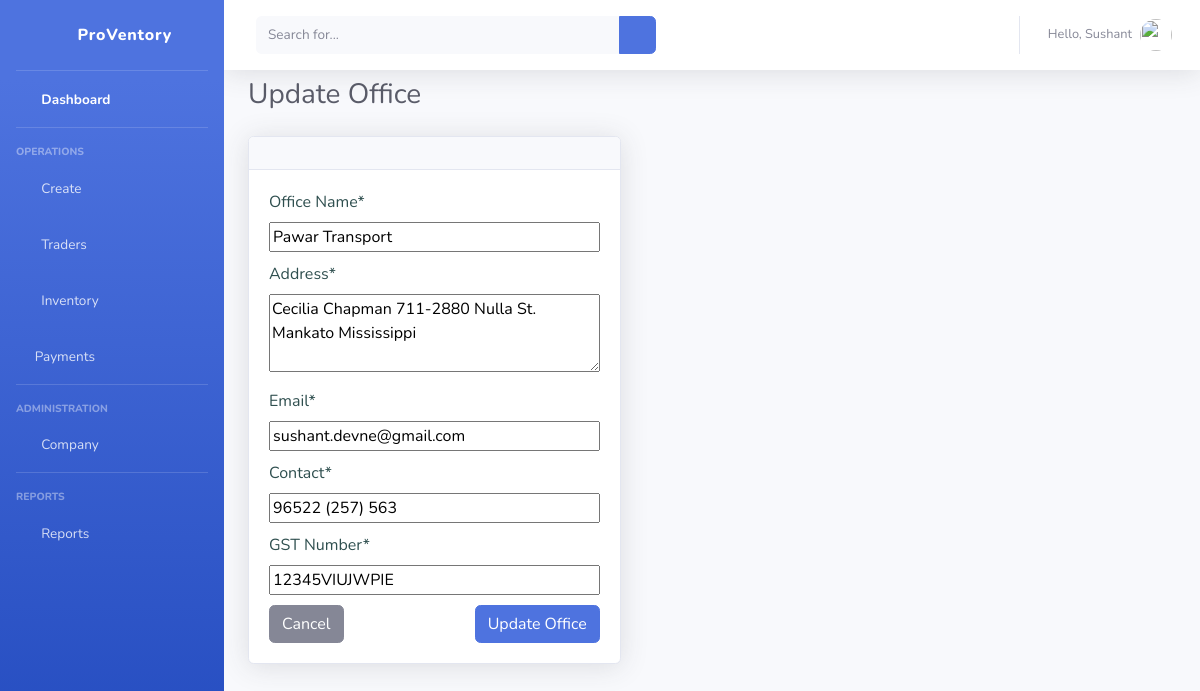
/office/update/1 (signed in), run on the app's committed database.
### dashboard/models.py (models this page shows, shortened)
class Office(models.Model):
    name = models.CharField(max_length=100, null=True)
    address = models.CharField(max_length=200, null=True)
    contact = models.CharField(max_length=50, null=True)
    email = models.EmailField(null=True)
    gstin = models.CharField(max_length=20, null=True)

### dashboard/views.py (the view)
# urls.py: path('office/update/<int:pk>', views.updateOffice, name='update-office'),
@login_required(login_url='login')
def updateOffice(request, pk):
    pageTitle = "Offices | ProVentory - IMS"
    pageHeading = "Update Office"
    createButtonText = ""
    office = Office.objects.get(id=pk)
    if request.method == "POST":
        form = OfficeForm(request.POST, instance=office)
        if form.is_valid():
            form.save()
            messages.success(request, "Office details updated successfully")
            return redirect('offices')
        else:
            if form.errors:
                for err in form.errors:
                    messages.error(request, cleanhtml(str(form.errors[err])))
    else:
        form = OfficeForm(instance=office)
    context = {
        "title": pageTitle,
        "heading": pageHeading,
        "createButtonText": createButtonText,
        "form": form,
    }
    return render(request, "dashboard/update-office.html", context)

### templates/dashboard/update-office.html (shortened to what this page needs)
{% extends 'partials/base.html' %}
{% load crispy_forms_tags %}
{% block pageheading %} {{ heading }} {% endblock %}
{%block content %}
{% if user.is_authenticated and user.is_staff %}
<div class="row">
    <div class="col-md-5">
        <div class="card shadow mb-4">
            <div class="card-header py-3">
            </div>
            <div class="card-body">
                <form method="POST">
                    {{ form|crispy }}
                    <span>
                        <a href="{% url 'offices' %}" class="btn btn-secondary"><span class="text">Cancel</span></a>
                        <input class="btn btn-primary float-right" type="submit" value="Update Office">
                    </span>
                </form>
            </div>
        </div>
    </div>
</div>
{% endif %}
{% endblock %}

### templates/partials/base.html (shortened to what this page needs)
<!DOCTYPE html>
<html lang="en">
{% load static %}
{% load crispy_forms_tags %}
<head>
    <link href="{% static 'dashboard/vendor/fontawesome-free/css/all.min.css' %}" rel="stylesheet" type="text/css">
    <link href="{% static 'dashboard/css/sb-admin-2.min.css' %}" rel="stylesheet">
    <link href="{% static 'dashboard/css/customstyle.css' %}" rel="stylesheet">
    <link rel="stylesheet" type="text/css" href="https://cdn.datatables.net/1.10.25/css/jquery.dataTables.css">
    <link href="https://cdnjs.cloudflare.com/ajax/libs/toastr.js/2.0.1/css/toastr.css" rel="stylesheet"/>
</head>
<body id="page-top">
<div id="wrapper">
    <ul class="navbar-nav bg-gradient-primary sidebar sidebar-dark accordion" id="accordionSidebar">
        <a class="sidebar-brand d-flex align-items-center justify-content-center" href="{% url 'index' %}">
            <div class="sidebar-brand-icon rotate-n-15">
                <i class="fas fa-boxes"></i>
            </div>
            <div class="sidebar-brand-text mx-3">ProVentory</div>
        </a>
        <hr class="sidebar-divider my-0">
        <li class="nav-item active">
            <a class="nav-link" href="{% url 'index' %}">
                <i class="fas fa-fw fa-tachometer-alt"></i>
                <span>Dashboard</span></a>
        </li>
        <hr class="sidebar-divider">
        <div class="sidebar-heading">
            Operations
        </div>
        <li class="nav-item">
            <a class="nav-link collapsed" href="#" data-toggle="collapse" data-target="#collapseOne"
               aria-expanded="true" aria-controls="collapseOne">
                <i class="fas fa-fw fa-plus-circle"></i>
                <span>Create</span>
            </a>
        </li>
        <li class="nav-item">
            <a class="nav-link collapsed" href="#" data-toggle="collapse" data-target="#collapseTwo"
               aria-expanded="true" aria-controls="collapseTwo">
                <i class="fas fa-fw fa-users"></i>
                <span>Traders</span>
            </a>
        </li>
        <li class="nav-item">
            <a class="nav-link collapsed" href="#" data-toggle="collapse" data-target="#collapseUtilities"
               aria-expanded="true" aria-controls="collapseUtilities">
                <i class="fas fa-fw fa-box"></i>
                <span>Inventory</span>
            </a>
        </li>
        <li class="nav-item">
            <a class="nav-link collapsed" href="#" data-toggle="collapse" data-target="#collapsePayments"
               aria-expanded="true" aria-controls="collapsePayments">
                <i class="far fa-money-bill-alt"></i>
                <span>Payments</span>
            </a>
        </li>
        <hr class="sidebar-divider">
        <div class="sidebar-heading">
            Administration
        </div>
        <li class="nav-item">
            <a class="nav-link collapsed" href="#" data-toggle="collapse" data-target="#collapseCompany"
               aria-expanded="true" aria-controls="collapseCompany">
                <i class="fas fa-fw fa-building"></i>
                <span>Company</span>
            </a>
        </li>
        <hr class="sidebar-divider">
        <div class="sidebar-heading">
            Reports
        </div>
        <li class="nav-item">
            <a class="nav-link collapsed" href="#" data-toggle="collapse" data-target="#collapsePages"
               aria-expanded="true" aria-controls="collapsePages">
                <i class="fas fa-fw fa-chart-area"></i>
                <span>Reports</span>
            </a>
        </li>
    </ul>
    <div id="content-wrapper" class="d-flex flex-column">
        <div id="content">
            <nav class="navbar navbar-expand navbar-light bg-white topbar mb-2 static-top shadow">
                <form
                        class="d-none d-sm-inline-block form-inline mr-auto ml-md-3 my-2 my-md-0 mw-100 navbar-search">
                    <div class="input-group">
                        <input type="text" class="form-control bg-light border-0 small" placeholder="Search for..."
                               aria-label="Search" aria-describedby="basic-addon2">
                        <div class="input-group-append">
                            <button class="btn btn-primary" type="button">
                                <i class="fas fa-search fa-sm"></i>
                            </button>
                        </div>
                    </div>
                </form>
                <ul class="navbar-nav ml-auto">
                    <li class="nav-item dropdown no-arrow">
                        <a class="nav-link dropdown-toggle" href="#" id="userDropdown" role="button"
                           data-toggle="dropdown" aria-haspopup="true" aria-expanded="false">
                            <span class="mr-2 d-none d-lg-inline text-gray-600 small">Hello, {{request.user.first_name}}</span>
                            <img class="img-profile rounded-circle"
                                 src="{% static 'dashboard/img/undraw_profile.svg' %}">
                        </a>
                    </li>
                </ul>
            </nav>
            <div class="container-fluid">
                <div class="d-sm-flex align-items-center justify-content-between mb-4">
                    <h1 class="h3 mb-0 text-gray-800">{% block pageheading %} {% endblock %}</h1>
                </div>
                {% block content%} {% endblock %}
            </div>
        </div>
    </div>
</div>
<link rel="stylesheet" type="text/css" href="https://cdn.datatables.net/v/dt/jszip-2.5.0/dt-1.10.25/af-2.3.7/b-1.7.1/b-colvis-1.7.1/b-html5-1.7.1/b-print-1.7.1/cr-1.5.4/date-1.1.0/fc-3.3.3/kt-2.6.2/r-2.2.9/rg-1.1.3/rr-1.2.8/sl-1.3.3/datatables.min.css"/>
</body>
</html>

### dashboard/static/dashboard/css/customstyle.css (style rules this page uses)
body { color:darkslategray; }

### data on the page
Office: name "Pawar Transport", address "Cecilia Chapman 711-2880 Nulla St. Mankato Mississippi", email "sushant.devne@gmail.com", contact "96522 (257) 563", gstin "12345VIUJWPIE"

### other printed values
{{ request.user.first_name }} "Sushant"
{{ heading }} "Update Office"
